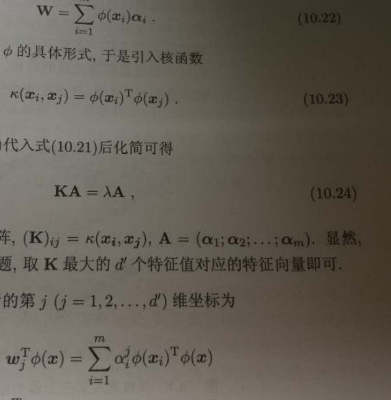
#> input picture images/book.png, 391 x 400 px
$ python 2.adaptive_threshold.py
#> lines starting #> are read from the running program, lines starting #| are printed output that depends on the picture; after the words box and inside, x2 and y2 are one past the last pixel; in counts of white or black regions, pixels touching at a corner belong together
import cv2
import matplotlib.pyplot as plt

# 自适应阈值
img = cv2.imread('../images/book.png', 0)
#> img: shape (400, 391); min 12, max 159, mean 92.2

ret, th1 = cv2.threshold(img, 127, 255, cv2.THRESH_BINARY)
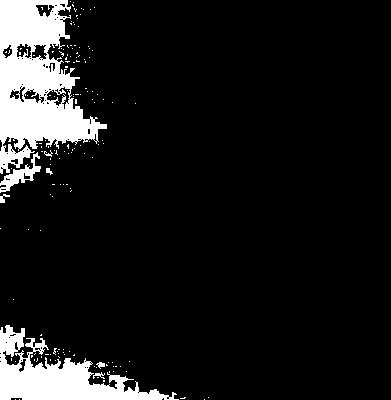
#> th1: shape (400, 391); 10.1% white; 150 white regions (142 under 20 px), largest, box (x1, y1, x2, y2) and area: (0, 0, 107, 174) 9737, (0, 325, 179, 400) 5159, (0, 152, 41, 193) 503

# 窗口大小使用的为25，当窗口越小的时候，得到的图像越细
th2 = cv2.adaptiveThreshold(img, 255, cv2.ADAPTIVE_THRESH_MEAN_C, cv2.THRESH_BINARY, 25, 5)
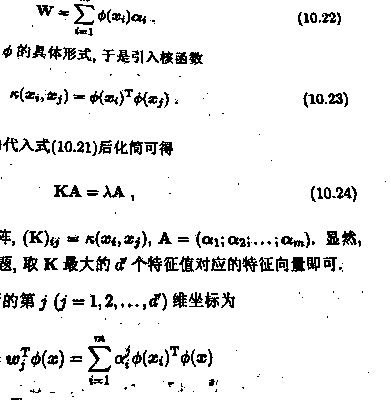
#> th2: shape (400, 391); 92.5% white; black in thin lines or dots
th3 = cv2.adaptiveThreshold(img, 255, cv2.ADAPTIVE_THRESH_GAUSSIAN_C, cv2.THRESH_BINARY, 25, 5)
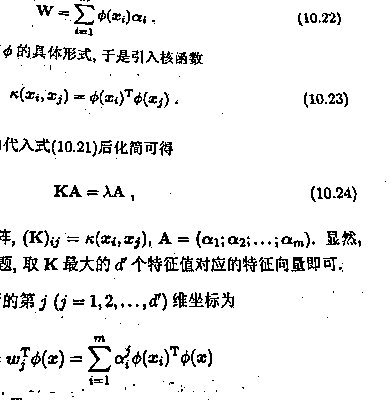
#> th3: shape (400, 391); 93.5% white; black in thin lines or dots

images = [img,th1,th2,th3]
for i in range(4):
    plt.subplot(2, 2, i+1), plt.imshow(images[i], 'gray')
plt.show()
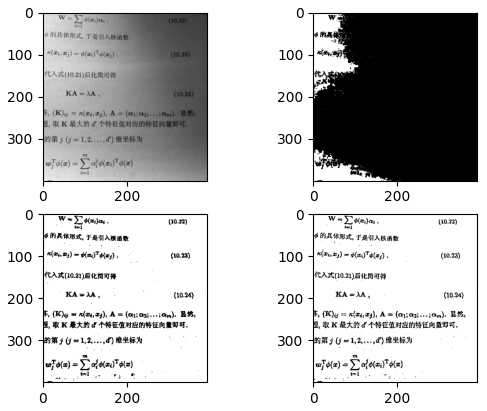
#> figure drawn by matplotlib, 4 panels
